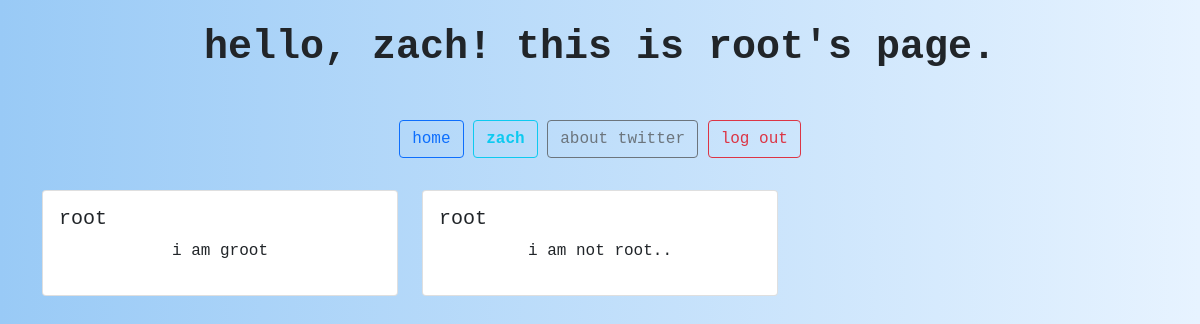
Page /profile/root (signed in) on the committed database.
### core/models.py (models this page shows)
class Tweet(models.Model):
    body = models.TextField()
    created_at = models.DateTimeField(auto_now=True)
    author = models.ForeignKey(User, on_delete=models.DO_NOTHING)
    likes = models.IntegerField()
    hashtags = models.ManyToManyField(HashTag)

### core/views.py (the view)
# urls.py: path('profile/<str:username>', profile_view, name='profile'),
def profile_view(request, username):
    if not request.user.is_authenticated:
        return redirect('/login')
    if request.method == 'POST':
        body = request.POST['body']
        Tweet.objects.create(body=body, author=request.user, likes=0)
    author_user = User.objects.get(username=username)
    tweets = Tweet.objects.filter(author=author_user)
    return render(request, 'profile.html', {'tweets': tweets, 'username': username})

### core/templates/profile.html (shortened to what this page needs)
<!doctype html>
<html lang="en">
<head>
    <link href="https://cdn.jsdelivr.net/npm/bootstrap@5.0.0-beta3/dist/css/bootstrap.min.css" rel="stylesheet">
</head>
<body>
    <div class="container">
        <br/>
        <h1>
            <p><b>hello, {{request.user.username}}! this is {{username}}'s page.</b></p>
        </h1>
        <br/> {% if request.user.is_authenticated %}
        <p style="margin-top: 0.5rem; margin-bottom: 2rem;">
            <a class="btn btn-outline-primary" href='/home'>home</a>
            <a class="btn btn-outline-info" href='/profile/{{request.user}}'><b>{{request.user}}</b></a>
            <a class="btn btn-outline-secondary" href='/'>about twitter</a>
            <a class="btn btn-outline-danger" href='/logout'>log out</a> {% endif %}
        </p>
        <div class="row">
             {% for tweet in tweets %}
            <div class="col-md-4">
                <div class="card" style="margin-bottom: 1rem">
                    <div class="card-body">
                        <h5 class="card-title">{{tweet.author}}</h5>
                        <p>{{tweet.body}}</p>
                    </div>
                </div>
            </div>
            {% endfor %}
        </div>
    </div>
</body>
</html>

### core/templates/profile.html (style rules this page uses)
body { background-color: #99CAF6; background-image: linear-gradient(to right, #99CAF6, #E7F3FF); font-family: "Courier New", Courier, monospace; }
p { text-align: center; vertical-align: middle; }

### rows in the picture
Tweet: author "root", body "i am groot"
Tweet: author "root", body "i am not root.."

### other values in the picture
{{ request.user.username }} "zach"
{{ username }} "root"
{{ request.user }} "zach"
